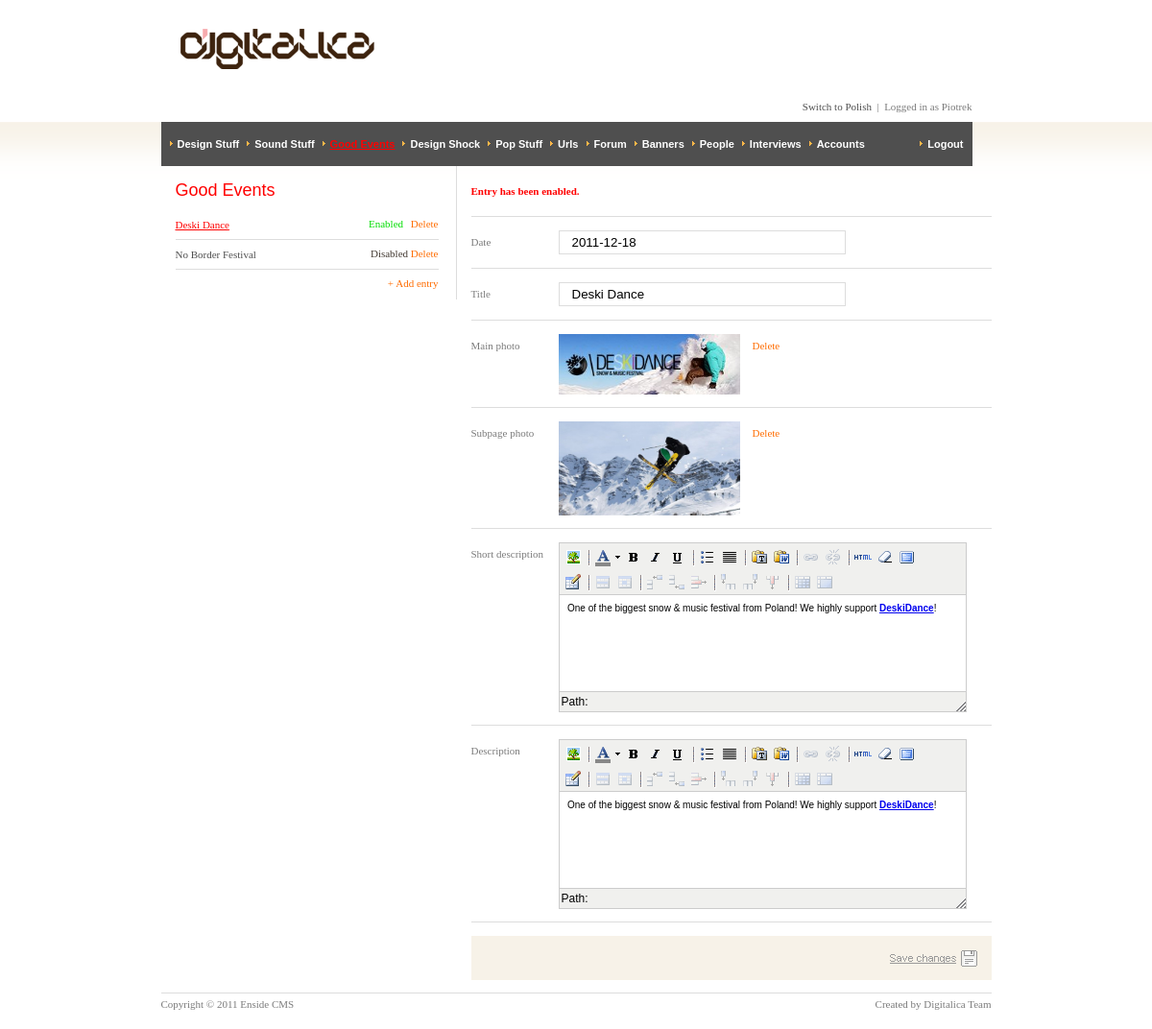
Page /admin/index.php?category=good-events&action=turnOn&id_s=7&id=50 (signed in) on the committed database.
### tables this page shows
CREATE TABLE `sections` (
  `id` int(11) NOT NULL,
  `name` varchar(50) NOT NULL,
  `name_pl` varchar(50) NOT NULL,
  `name_en` varchar(50) NOT NULL,
  `url` varchar(20) NOT NULL
);

CREATE TABLE `threads` (
  `id` int(11) NOT NULL,
  `section` int(11) NOT NULL,
  `date` date NOT NULL,
  `title` varchar(100) NOT NULL,
  `url` varchar(40) NOT NULL,
  `short_text` text NOT NULL,
  `long_text` text NOT NULL,
  `author` int(11) NOT NULL,
  `comments` int(11) NOT NULL DEFAULT '0',
  `img_small` tinyint(1) NOT NULL DEFAULT '0',
  `img_big` tinyint(1) NOT NULL DEFAULT '0',
  `active` tinyint(1) NOT NULL DEFAULT '1'
);

### admin/templates/good-events.phtml (called while the page is built)
<? include('templates/threads.phtml');?>

### admin/index.php (called while the page is built, shortened)
<?php
        require('include/functions.php');
	if(!zalogowany()) {
                $category = 'cms';
	} else {
            if(isset($_GET['category'])) $category = $_GET['category']; else $category = '';
	}
        $filename = 'controllers/'.$category.'.php';
        include($filename);
?>

### admin/include/functions.php (called while the page is built, shortened)
<?	defined( "_29h9xwpHzQWKK6U3ov54noaKk1YASDBhrNPg" ) or die( "Direct Access to this location is not allowed." );
  	function zalogowany() {
 		if(isset($_SESSION['zalogowany']) && $_SESSION['zalogowany']==true && !empty($_SESSION['id']) && !empty($_SESSION['pass_session'])) {
                    $category_db = 'users';
                    $id = $_SESSION['id'];
                    $pass_session = $_SESSION['pass_session'];
                    $sql = "SELECT * FROM `$category_db` WHERE `id` = '$id' AND `pass_session` = '$pass_session' AND `active` = '1' LIMIT 1";
                    $wynik = mysql_query($sql);
                    $w = mysql_fetch_array($wynik);
                    if($w) {
                        generuj_menu_top();
                        $result = true;
                    } else {
                        $result = false;
                    }
 		} else $result = false;
 		return $result;
 	}
        function generate_next_lang() {
            $langs = unserialize(LANGS);
            $key = array_search(LANG, $langs) +1;
            if($key==sizeof($langs)) $key = 0;
            return $langs[$key];
        }
    function generuj_menu_top() {
            $category_db = 'privileges';
            $category_db2 = 'sections';
            $id = $_SESSION['id'];
            $sql = "SELECT * FROM `$category_db2` WHERE `id` IN (SELECT `section` FROM `$category_db` WHERE `user`='$id' AND `active`= 1) ORDER BY `id`";
            $wynik = mysql_query($sql);
    }
?>

### admin/templates/top.phtml (the view, shortened to what this page needs)
<!DOCTYPE html PUBLIC "-//W3C//DTD XHTML 1.0 Transitional//EN" "http://www.w3.org/TR/xhtml1/DTD/xhtml1-transitional.dtd">
<html xmlns="http://www.w3.org/1999/xhtml">
<head>
    <link rel="stylesheet" href="styles/style-admin.css" media="all" />
    <link rel="stylesheet" href="styles/style-admin-digitalica.css" media="all" />
    <link rel="stylesheet" href="styles/lightbox.css" type="text/css" media="screen" />
</head>
<body>
	<div id="container">
        <div id="logo">
        	<a href="<?=SCRIPT;?>"><img src="images/cms/logo.gif" /></a>
        </div>
        <?if($category!='cms'):?>
            <div id="login">
                <a href="<?=SCRIPT."?category=cms&action=lang&lang=".generate_next_lang();?>"><?=LANG_ZMIEN_JEZYK?></a> &nbsp;|&nbsp;
                <?=LANG_ZALOGOWANY_JAKO?> <?=$_SESSION['name']?>
            </div>
            <ul id="menu-top">
                <?if(!empty($_SESSION['sections'])): ?>
                    <?$counter=0; foreach ($_SESSION['sections'] as $m): ?>
                        <li><a href="<?=SCRIPT."?category={$m['url']}" ?>"<?if($active_category==$m['id']):?> id="menu-top-a-selected"<?endif;?>><?=$m['name_'.LANG]?></a></li>
                    <?$counter++; endforeach; ?>
                <?endif; ?>
                <li class="menu-top-right"><a href="<?=SCRIPT."?category=cms&action=logout" ?>"><?=LANG_WYLOGUJ?></a></li>
            </ul>
        <?endif;?>

### admin/controllers/threads.php (shortened to what this page needs)
<?
    global $category, $default_action, $category_db, $category_db2;
    $category_db = 'threads';
    function generuj_menu() {
            global $category_db, $active_category;
            $sql = "SELECT * FROM `$category_db` WHERE `section` = '$active_category' ORDER BY `date` DESC, `id` DESC";
            $wynik = mysql_query($sql);
            $menu = array();
            while($w = mysql_fetch_array($wynik)) {
                    $menu[] = $w;
            }
            return $menu;
    }
    function generuj_rekord($id='') {
        global $category_db, $category_db2, $active_category;
        if(!empty($id)) {
            $sql = "SELECT * FROM `$category_db` WHERE `section` = '$active_category' AND `id` = '$id' LIMIT 1";
            $wynik = mysql_query($sql);
            $w = mysql_fetch_array($wynik);
        } else {
            $w = false;
        }
        return $w;
    }
    if(empty($action) && isset($_GET['action'])) $action = $_GET['action'];
    $continue = true;
    while($continue):
        $continue = false;
        switch($action):
            case 'edit':
                $t['menu'] = generuj_menu();
                if(empty($id)) $id = (int)isset($_GET['id'])?$_GET['id']:0;
                $t['record'] = generuj_rekord($id);
                $t['action'] = 'edit-save';
                include("templates/$category.phtml");
                break;
            case 'turnOn':
                $id_s = (int)escape_data($_GET['id_s']);
                $wynik=mysql_query ("UPDATE `$category_db` SET `active`= '1' WHERE `id`= '$id_s' AND `section` = '$active_category' LIMIT 1");
                if($wynik) $t['message'] = LANG_WPIS_KOMUNIKAT11;
                else $t['message'] = LANG_WPIS_KOMUNIKAT12;
                $continue = true;
                $action = 'edit';
                break;
        endswitch;
    endwhile;
?>

### admin/templates/threads.phtml (shortened to what this page needs)
<? include('templates/top.phtml');?>
    <div id="submenu">
        <h1><?=$_SESSION['sections'][$active_category]['name_'.LANG]?></h1>
        <ul>
            <?if(!empty($t['menu'])): ?>
                <?$counter=0; foreach ($t['menu'] as $menu): ?>
                    <li>
                        <a class="submenu-left<?if($menu['id']==$t['record']['id']):?>-selected<?endif;?>" href="<?=SCRIPT."?category=$category&action=edit&id={$menu['id']}"?>"><?=$menu['title']?></a>
                        <div class="submenu-right">
                            <?if($menu['active']):?>
                                <a href="<?=SCRIPT."?category=$category&action=turnOff&id_s={$menu['id']}&id={$t['record']['id']}"?>" class="turnon"><?=LANG_WLACZONY?></a>
                            <?else:?>
                                <a href="<?=SCRIPT."?category=$category&action=turnOn&id_s={$menu['id']}&id={$t['record']['id']}"?>" class="turnoff"><?=LANG_WYLACZONY?></a>
                            <?endif;?>
                            <a href="<?=SCRIPT."?category=$category&action=delete&id_s={$menu['id']}&id={$t['record']['id']}"?>" class="delete" onClick="return confirm('<?=LANG_USUN_KOMUNIKAT?>');"><?=LANG_USUN?></a>
                        </div>
                    </li>
                <?$counter++; endforeach; ?>
            <?endif; ?>
            <li class="noborder">
                <a class="submenu-right" href="<?=SCRIPT."?category=$category&action=add"?>"><?=LANG_DODAJ_WPIS?></a>
            </li>
        </ul>
    </div>
    <div id="content">
        <form method="post" action="<?=SCRIPT."?category=$category&action={$t['action']}" ?>" enctype="multipart/form-data">
            <ul>
                <?if(!empty ($t['message'])):?>
                    <li class="bold red">
                        <?=$t['message']?>
                    </li>
                <?endif;?>
                <li>
                    <span class="content-span"><?=LANG_DATA?></span>
                    <input name="date" type="text" value="<?=$t['record']['date']?>" />
                </li>
                <li>
                    <span class="content-span"><?=LANG_TYTUL?></span>
                    <input name="title" type="text" value="<?=$t['record']['title']?>" />
                </li>
                <?php if($t['record']['img_small']): ?>
                    <li>
                        <span class="content-span"><?=LANG_ZDJECIE_GLOWNE?></span>
                        <div id="main-picture-container_small">
                            <img src="images/threads/<?=$t['record']['id'] ?>.jpg" alt=""/>
                            <div class="content-img-top-a">
                                <a href="<?=SCRIPT."?category=$category&action=delete-img_small&id={$t['record']['id']}"?>" class="content-usun" onclick="return confirm('<?=LANG_ZDJECIE_KOMUNIKAT?>');"><?=LANG_USUN?></a>
                            </div>
                        </div>
                    </li>
                <?php endif;?>
                <?php if($t['record']['img_big']): ?>
                    <li>
                        <span class="content-span"><?=LANG_ZDJECIE_PODSTRONA?></span>
                        <div id="main-picture-container_big">
                            <img src="images/threads/<?=$t['record']['id'] ?>_b.jpg" alt=""/>
                            <div class="content-img-top-a">
                                <a href="<?=SCRIPT."?category=$category&action=delete-img_big&id={$t['record']['id']}"?>" class="content-usun" onclick="return confirm('<?=LANG_ZDJECIE_KOMUNIKAT?>');"><?=LANG_USUN?></a>
                            </div>
                        </div>
                    </li>
                <?php endif;?>
                <li>
                    <span class="content-span"><?=LANG_KROTKI_OPIS?></span>
                </li>
                <li>
                    <span class="content-span"><?=LANG_OPIS?></span>
                </li>
                <li class="noborder">
                    <div id="content-zapisz">
                        <input type="image" id="content-zapisz-button" src="images/cms/langs/<?=LANG;?>/button-zapisz-zmiany.gif" />
                    </div>
                </li>
            </ul>
        </form>
    </div>
<? include('templates/bottom.phtml');?>

### styles/style-admin.css (style rules this page uses)
* { margin:0; padding:0; }
body { background: url(../images/cms/bgr.gif) repeat-x white; font-family: Tahoma; font-size: 11px; color: #7b7b7b; }
a { color: #4f4f4f; text-decoration: none; }
img { border: 0; }
ul { margin: 0; padding:0; }
h1 { font-size: 18px; color: #ff0000; font-family: Arial, Helvetica, sans-serif; font-weight:normal; }
.bold { font-weight:bold; }
.red { color: #ff0000; }
div#container { width: 865px; margin: 0 auto; padding-bottom: 20px; position:relative; padding-top: 127px; }
div#logo { position: absolute; top: 30px; left: 20px; }
div#login { position: absolute; top: 105px; right: 20px; }
ul#menu-top { font-family:Arial, Helvetica, sans-serif; background: #4f4f4f; list-style: none; height: 46px; width: 835px; padding: 0 5px; line-height: 46px; }
ul#menu-top li { float:left; margin: 0 4px; background: url(../images/cms/arrow-orange.gif) no-repeat; background-position: 0px 20px; padding-left: 8px; }
ul#menu-top li a { color: #fff; font-weight: bold; }
ul#menu-top li a#menu-top-a-selected { text-decoration: underline; color: #ff0000; }
ul#menu-top li.menu-top-right { float: right; }
div#submenu { padding-left: 15px; padding-top: 15px; width: 274px; padding-right: 18px; border: solid #dddddd; border-width: 0 1px 0 0; float: left; }
div#submenu ul { padding-bottom: 20px; padding-top: 10px; }
div#submenu ul li { list-style: none; border-color: #dddddd; border-style: solid; border-width: 0 0 1px 0; width: 274px; line-height: 19px; padding-top: 6px; padding-bottom: 5px; position: relative; }
div#submenu ul li .submenu-left, div#submenu ul li .submenu-left-selected { display: block; width: 190px; }
div#submenu ul li .submenu-left-selected, div#submenu ul li .submenu-left-shorter-selected { color: #ff0000; text-decoration:underline; }
div#submenu ul li .submenu-right { position: absolute; top: 5px; right: 0px; width:89px; text-align:right; color: #ff6c00; }
div#submenu ul li a.turnon { color: #00dd00; margin-right: 5px; }
div#submenu ul li a.turnoff { color: #423931; }
div#submenu ul li div { position: absolute; top: 5px; right: 0px; }
div#submenu ul li div a { color: #ff6c00; }
div#content { float: left; padding-left: 15px; vertical-align: top; min-height: 400px; }
div#content input { width: 271px; border: 1px solid #dddddd; padding: 4px 13px; }
div#content ul { width: 540px; }
div#content ul li { list-style: none; padding-bottom: 13px; padding-top: 14px; border: solid #dddddd; border-width: 0 0 1px 0; position: relative; line-height: 25px; width: 542px; }
ul li.noborder, div#submenu ul li.noborder, div#content ul li.noborder { border: 0; }
div#content ul li a { color: #ff6c00; }
div#content ul li span.content-span { width: 91px; float: left; }
div#content ul li div.content-img-top-a { position: absolute; top: 14px; display: inline; padding-left: 13px; color: #f6f4ee; }
div#main-picture-container_small img { width: 189px; height:63px; }
div#main-picture-container_big img { width: 189px; height:98px; }
div#content-zapisz { background: #F7F2E8; width: 100%; height: 46px; }
div#content-zapisz input#content-zapisz-button { width: 91px; height: 17px; float: right; padding: 15px; margin: 0; border: none; }

### scripts/tiny_mce/themes/advanced/skins/default/content.css (style rules this page uses)
body, td, pre { color:#000; font-family:Verdana, Arial, Helvetica, sans-serif; font-size:10px; margin:8px; }
body { background:#FFF; }
h1 { font-size: 2em }
img { border:0; }

### rows in the picture
sections: name_en "Design Stuff"
sections: name_en "Sound Stuff"
sections: name_en "Design Shock"
sections: name_en "Pop Stuff"
sections: name_en "Urls"
sections: name_en "Forum"
sections: name_en "Banners"
sections: name_en "People"
sections: name_en "Interviews"
sections: name_en "Accounts"
threads: title "Deski Dance", date "2011-12-18", img_small 1 (drawn), img_big 1 (drawn)
threads: title "No Border Festival"

### other values in the picture
$t['message'] "Entry has been enabled."
